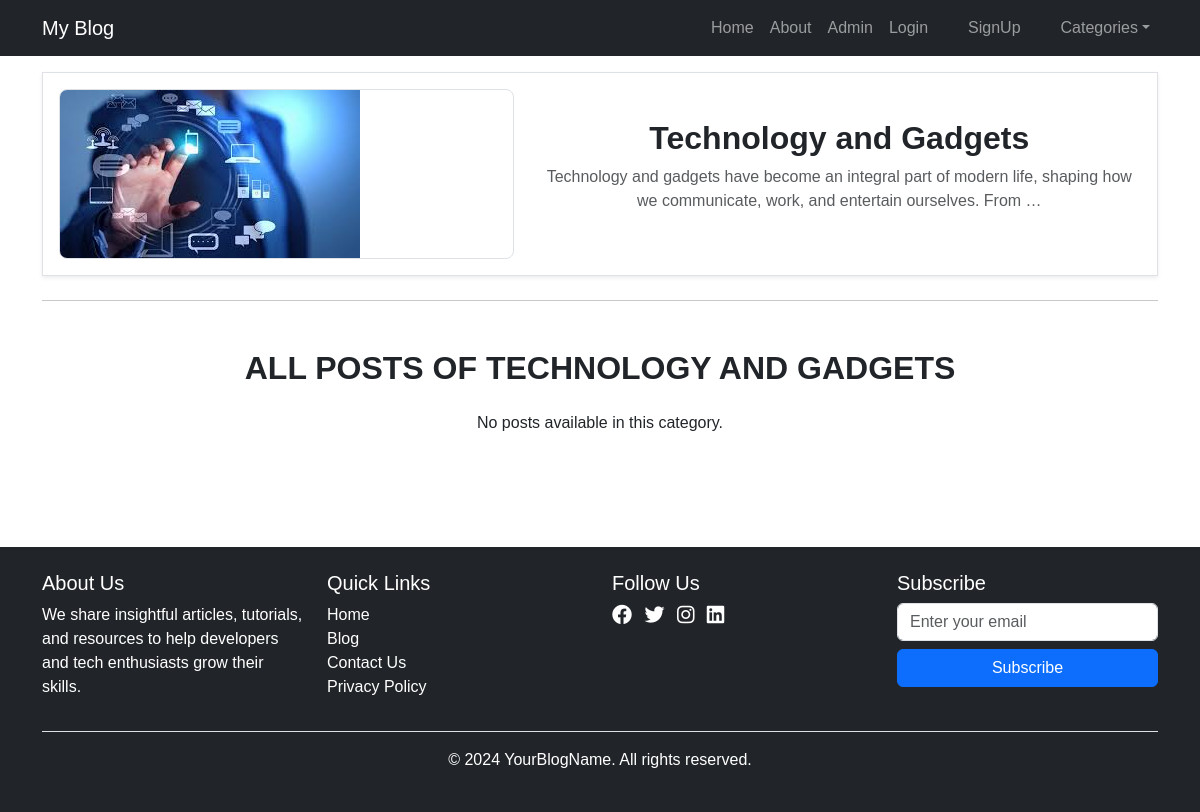
Page /category/technology-and-gadgets/ on the committed database.
### blog/models.py (models this page shows, shortened)
class Category(models.Model):
    name = models.CharField(max_length=255)
    slug = models.SlugField(unique=True)
    image = models.ImageField(upload_to='category_images/', blank=True, null=True)
    description = models.TextField(blank=True, null=True)

### blog/views.py (the view)
# urls.py: path('category/<slug:slug>/', views.CategoryPostListView.as_view(), name='category_data'),
class CategoryPostListView(ListView):
    model = Post
    template_name = 'blog/category_post_list.html'
    context_object_name = 'posts'
    paginate_by = 5
    def get_queryset(self):
        slug = self.kwargs.get('slug')
        category = get_object_or_404(Category, slug=slug)
        return Post.objects.filter(category=category, is_published=True).order_by('-published_date')
    def get_context_data(self, **kwargs):
        context = super().get_context_data(**kwargs)
        current_category_slug = self.kwargs.get('slug')
        current_category = get_object_or_404(Category, slug=current_category_slug)
        context['categories'] = Category.objects.all()
        context['current_category'] = current_category
        context['category_image'] = current_category.image.url if current_category.image else None  # Assuming Category model has an 'image' field
        return context

### blog/templates/blog/category_post_list.html (shortened to what this page needs)
{% extends 'base.html' %}
{% block header %}
<div class="category-banner d-flex flex-column flex-md-row align-items-center mt-4 p-3 border shadow-sm" style="margin-top: 10.5rem;">
    <div class="category-image" style="flex: 1.5; border: 1px solid #dee2e6; border-radius: 8px; overflow: hidden; max-width: 100%; max-height: 300px;">
        {% if category_image %}
            <img src="{{ category_image }}" class="img-fluid" alt="{{ current_category.name }}">
        {% endif %}
    </div>
    <div class="category-details ms-md-4 mt-3 mt-md-0" style="flex: 2; display: flex; flex-direction: column; justify-content: center; align-items: center;">
        <h2 class="fw-bold text-center mb-2">{{ current_category.name }}</h2>
        <p class="text-muted text-center d-none d-md-block">{{ current_category.description|truncatewords_html:20|safe }}</p>
    </div>
</div>
<hr class="my-4 separator">
{% endblock %}
{% load static %}
{% block content %}
<div class="container my-5">
    <h2 class="fw-bold text-center mb-4">ALL POSTS OF {{ current_category.name|upper }}</h2>
    <div class="row">
        {% for post in object_list %}
            <div class="col-lg-4 col-md-6 mb-4 d-flex justify-content-center">
                <div class="card blog-card">
                    <img src="{{ post.post_image.url }}" alt="{{ post.title }}" class="card-img-top" loading="lazy" />
                    <div class="card-body d-flex flex-column">
                        <h5 class="card-title text-center text-uppercase">{{ post.title }}</h5>
                        <p class="card-text flex-grow-1">{{ post.content|truncatewords_html:20|safe }}</p>
                        <a href="{% url 'blog:post_detail' post.pk post.slug %}" class="btn btn-primary read-more-btn mt-auto">Read More</a>
                    </div>
                </div>
            </div>
        {% empty %}
            <div class="col-12">
                <p class="text-center">No posts available in this category.</p>
            </div>
        {% endfor %}
    </div>
</div>
{% endblock %}

### static/css/style.css (style rules this page uses)
body { margin: 0; font-family: Arial, sans-serif; }

### rows in the picture
Category: name "Technology and Gadgets", description "Technology and gadgets have become an integral part of modern life, shaping how we communicate, work, and entertain ourselves. From …", name "TECHNOLOGY AND GADGETS"
